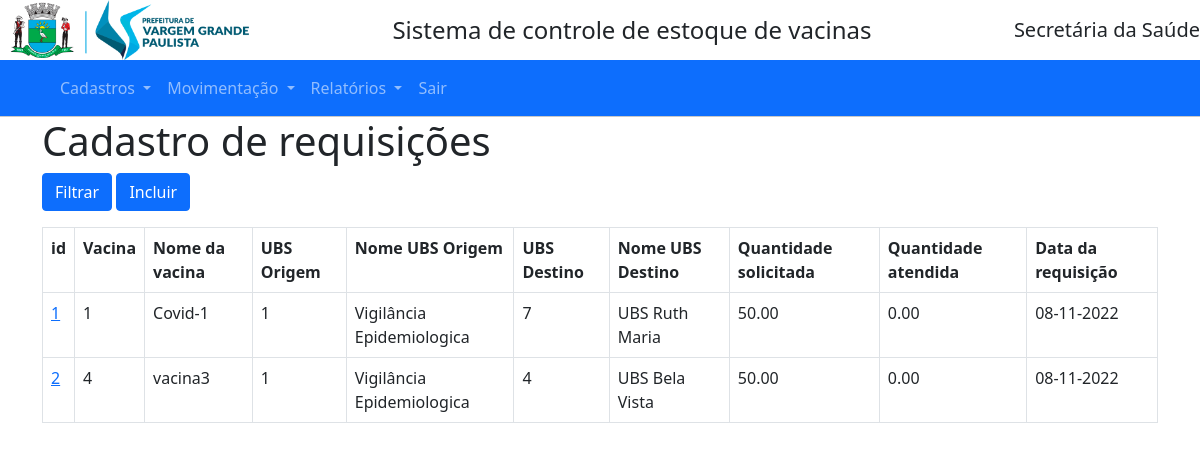
/mnumov/requisicoes, run on the app's committed database.
### appest.py (models this page shows)
class Requisicoes(db.Model):   # Nome da tabela e campos conforme banco de dados
    req_id = db.Column(db.Integer, primary_key=True, autoincrement=True)
    req_vacina = db.Column(db.Integer,db.ForeignKey(Vacinas.vcn_id), nullable=False)
    req_UBS_orig = db.Column(db.Integer, db.ForeignKey(Ubs.ubs_id))
    req_UBS_dest = db.Column(db.Integer, db.ForeignKey(Ubs.ubs_id))
    req_qtde = db.Column(db.Numeric)
    req_responsavel = db.Column(db.String(50))
    req_dt_solic = db.Column(db.DateTime, default=datetime.now())
    req_atendida = db.Column(db.Numeric)
    req_lote = db.Column(db.Integer)

class Vacinas(db.Model):
    vcn_id = db.Column(db.Integer, primary_key=True, autoincrement=True)
    vcn_nome = db.Column(db.String(50), nullable=False)
    vcn_protecao = db.Column(db.String(50), nullable=False)
    vcn_est_min = db.Column(db.Numeric)
    vcn_est_max = db.Column(db.Numeric)
    vcn_vol_dose = db.Column(db.Numeric)
    vcn_temperatura = db.Column(db.Numeric)
    vcn_laboratorio = db.Column(db.String(50), nullable=False)
    vcn_reacoes = db.Column(db.String(150))
    vcn_composicao = db.Column(db.String(50))
    vcn_doses = db.Column(db.Numeric)
    vcn_idade_rec = db.Column(db.Integer)
    vcn_intervalo_doses_rec = db.Column(db.Numeric)
    vcn_intervalo_doses_min = db.Column(db.Numeric)
    vcn_via_administracao = db.Column(db.String(50))
    vcn_local_aplicacao = db.Column(db.String(50))
    vcn_agulha = db.Column(db.String(30))
    vcn_lotes = db.relationship('Lotes', backref='lote') #Nome da Classe e campo virtual
    vcn_req = db.relationship('Requisicoes', backref='req') #Nome da Classe e campo virtual
    vcn_mov = db.relationship('Movimentacoes', backref='mov_vcn') #Nome da Classe e campo virtual
    vcn_loc = db.relationship('Localiza_vacinas', backref='local_vcn') #Nome da Classe e campo virtual

class Ubs(db.Model):   # Nome da tabela e campos conforme banco de dados
    ubs_id = db.Column(db.Integer, primary_key=True, autoincrement=True)
    ubs_nome = db.Column(db.String(50), nullable=False)
    ubs_endereco = db.Column(db.String(50))
    ubs_numero = db.Column(db.String(20))
    ubs_bairro = db.Column(db.String(35))
    ubs_telefone = db.Column(db.String(11))
    ubs_responsavel = db.Column(db.String(50))
    ubs_users = db.relationship('User', backref='user') #Nome da Classe e campo virtual
    ubs_req_origem = db.relationship('Requisicoes',foreign_keys="Requisicoes.req_UBS_orig", backref='req_origem') #Nome da Classe e campo virtual
    ubs_req_dest = db.relationship('Requisicoes',foreign_keys="Requisicoes.req_UBS_dest", backref='req_dest') #Nome da Classe e campo virtual
    ubs_mov = db.relationship('Movimentacoes', backref='mov_ubs') #Nome da Classe e campo virtual
    ubs_lts = db.relationship('Lotes', backref='lotes') #Nome da Classe e campo virtual
    ubs_loc = db.relationship('Localiza_vacinas', backref='local_ubs') #Nome da Classe e campo virtual

### appest.py (the view)
@app.route('/mnumov/requisicoes', methods=('GET', 'POST'))
def cad_req():
    lista_reqs = Requisicoes.query.all()
    return render_template('movimentacao/requisicoes.html', lista_reqs=lista_reqs)

### templates/movimentacao/requisicoes.html
{% extends 'base.html' %}
{% block content %}
<h1>{% block title %}Cadastro de requisições{% endblock %}</h1>
<p>
    <a href="{{ url_for('lst_req')}}" class="btn btn-primary">Filtrar</a>
    <a href="{{ url_for('inc_req')}}" class="btn btn-primary">Incluir</a>
<br/>
<div>
  <table class="table table-bordered">
    <tr>
      <th>id</th>
      <th>Vacina</th>
      <th>Nome da vacina</th>
      <th>UBS Origem</th>
      <th>Nome UBS Origem</th>
      <th>UBS Destino</th>
      <th>Nome UBS Destino</th>
      <th>Quantidade solicitada</th>
      <th>Quantidade atendida</th>
      <th>Data da requisição</th>
    </tr>
    {% for lista in lista_reqs %}
      <tr>
        <td> <a href="{{ url_for('alt_req',id=lista['req_id']) }}"> {{ lista['req_id'] }}</a></td>
        <td>{{ lista['req_vacina'] }}</td>
        <td>{{ lista.req.vcn_nome }}</td>
        <td>{{ lista['req_UBS_orig'] }}</td>
        <td>{{ lista.req_origem.ubs_nome }}</td>
        <td>{{ lista['req_UBS_dest'] }}</td>
        <td>{{ lista.req_dest.ubs_nome }}</td>
        <td>{{ '%0.2f'|format(lista['req_qtde']|float) }}</td>
        <td>{{ '%0.2f'|format(lista['req_atendida']|float) }}</td>
        <td>{{ lista['req_dt_solic'].strftime("%d-%m-%Y") }}</td>
      </tr>
    {% endfor %}
  </table>
</div>
</p>
{% endblock %}

### data on the page
Requisicoes: req_id "1", req_vacina "1", req.vcn_nome "Covid-1", req_UBS_orig "1", req_origem.ubs_nome "Vigilância Epidemiologica", req_UBS_dest "7", req_dest.ubs_nome "UBS Ruth Maria", req_qtde "50.00", req_atendida "0.00", req_dt_solic "08-11-2022"
Requisicoes: req_id "2", req_vacina "4", req.vcn_nome "vacina3", req_UBS_orig "1", req_origem.ubs_nome "Vigilância Epidemiologica", req_UBS_dest "4", req_dest.ubs_nome "UBS Bela Vista", req_qtde "50.00", req_atendida "0.00", req_dt_solic "08-11-2022"
